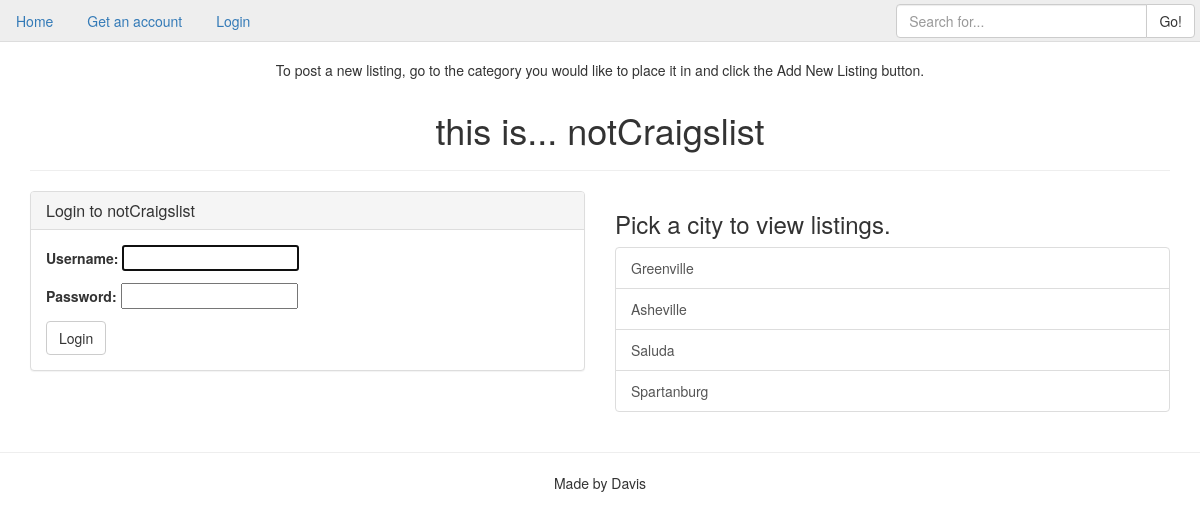
The page / on the database its author committed.
### cl_app/models.py (models this page shows)
class City(models.Model):
    city = models.CharField(max_length=20)
    def __str__(self):
        return self.city

### cl_app/views.py (the view)
# urls.py: url(r'^$', IndexView.as_view(), name='index_view'),
class IndexView(ListView):
    template_name = "index.html"
    model = ListingType
    def get_queryset(self):
        return ListingType.objects.filter(parent=None)
    def get_context_data(self, **kwargs):
        context = super().get_context_data(**kwargs)
        context['cities'] = City.objects.all()
        if self.request.user.is_authenticated():
            context["profile"] = Profile.objects.get(user=self.request.user)
        else:
            context["login_form"] = AuthenticationForm()
        return context

### templates/index.html (shortened to what this page needs)
{% extends "base.html" %}
{% block body %}
    <h1 class="text-center">this is... notCraigslist</h1>
    <hr>
    <div class="row">
        <div class="col-md-6">
            {% if request.user.is_authenticated %}
            <h2>Hello {{ request.user }},
                {% if profile.profile_city %}
                <br><small>Would you like to go to your perfered city page,
                <a href="{% url 'city_list_view' profile.profile_city.pk %}">{{ profile.profile_city }}</a>?</small>
                {% else %}
                <br><small>You do not have a saved perfered city, please update your profile.
                    <a class="btn btn-default" href="{% url 'profile_view' %}">Update Profile</a></small>
                {% endif %}
            </h2>
            {% else %}
            <div class="panel panel-default">
                <div class="panel-heading">
                    <h3 class="panel-title">Login to notCraigslist</h3>
                </div>
                <div class="panel-body">
                    <form class="" action="{% url 'login' %}" method="post">
                        {{ login_form.as_p }}
                        <input class="btn btn-default" type="submit" name="login" value="Login">
                    </form>
                </div>
            </div>
            {% endif %}
        </div>
        <div class="col-md-6">
            <h3>Pick a city to view listings.</h3>
            <div class="list-group">
                {% for city in cities %}
                <a href="{% url 'city_list_view' city.pk %}" class="list-group-item">{{ city }}</a>
                {% endfor %}
            </div>
        </div>
    </div>
{% endblock %}

### cl_app/static/cl_app/css/main.css (style rules this page uses)
body { margin-top: 60px; }

### rows shown on the page
City: city "Greenville"
City: city "Asheville"
City: city "Saluda"
City: city "Spartanburg"
